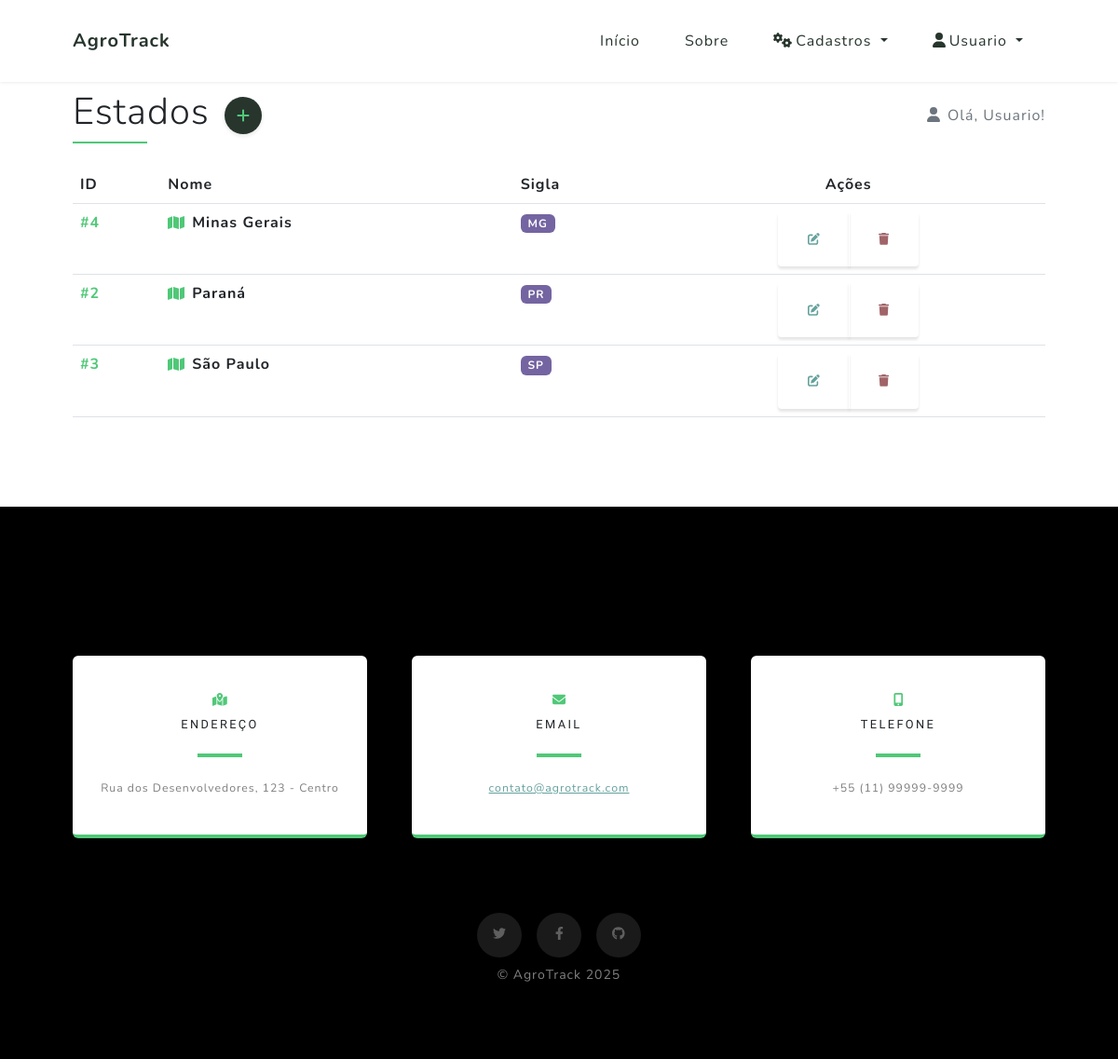
Screenshot of /cadastros/listar/estado/ (signed in) with the database file from the repository.
### cadastros/models.py (models this page shows, shortened)
class Estado(models.Model):
    nome = models.CharField(max_length=100, choices=[(e, e) for e in ESTADOS])
    sigla = models.CharField(max_length=2, choices=[(s, s) for s in SIGLAS])
    class Meta:
        verbose_name = "Estado"
        verbose_name_plural = "Estados"
        ordering = ['nome']

### cadastros/views.py (the view)
# urls.py: path('listar/estado/', EstadoList.as_view(), name='estado-list'),
class EstadoList(LoginRequiredMixin, ListView):
    template_name = 'listas/estado.html'
    model = Estado
    context_object_name = 'estados'
    def get_queryset(self):
        return Estado.objects.all().order_by('nome')

### cadastros/templates/listas/estado.html (shortened to what this page needs)
{% extends "paginasweb/modelo.html" %}
{% load static %}
{% block conteudo %}
<section class="py-5 mt-5">
    <div class="container px-4 px-lg-5">
        <div class="mb-5">
            <div class="mb-4">
                <div class="d-flex align-items-center justify-content-between">
                    <div class="d-flex align-items-center">
                        <h1 class="text-dark fw-light mb-2 me-3">Estados</h1>
                        {% if request.user.is_authenticated %}
                            <a class="btn-add-round" href="{% url 'cadastrar-estado' %}" title="Cadastrar Novo Estado">
                                <i class="fas fa-plus"></i>
                            </a>
                        {% endif %}
                    </div>
                    {% if request.user.is_authenticated %}
                        <div class="text-muted">
                            <i class="fas fa-user me-2"></i>Olá, {{ user.first_name|default:user.username }}!
                        </div>
                    {% endif %}
                </div>
                <div class="border-bottom border-2 border-primary" style="width: 80px;"></div>
            </div>
            {% if request.user.is_authenticated %}
                <div class="table-container">
                    <table class="table table-modern">
                        <thead>
                            <tr>
                                <th>ID</th>
                                <th>Nome</th>
                                <th>Sigla</th>
                                <th class="text-center">Ações</th>
                            </tr>
                        </thead>
                        <tbody>
                            {% for estado in object_list %}
                            <tr>
                                <td class="fw-bold text-primary">#{{ estado.id }}</td>
                                <td>
                                    <div class="d-flex align-items-center">
                                        <i class="fas fa-map text-primary me-2"></i>
                                        <strong>{{ estado.nome }}</strong>
                                    </div>
                                </td>
                                <td>
                                    <span class="badge bg-secondary">{{ estado.sigla }}</span>
                                </td>
                                <td class="text-center">
                                    <div class="btn-group" role="group">
                                        <a href="{% url 'estado-update' estado.id %}"
                                           class="btn btn-outline-primary btn-sm" title="Editar">
                                            <i class="fas fa-edit"></i>
                                        </a>
                                        <a href="{% url 'estado-deletar' estado.id %}"
                                           class="btn btn-outline-danger btn-sm" title="Excluir">
                                            <i class="fas fa-trash"></i>
                                        </a>
                                    </div>
                                </td>
                            </tr>
                            {% endfor %}
                        </tbody>
                    </table>
                </div>
            {% endif %}
        </div>
    </div>
</section>
{% endblock %}

### paginasweb/templates/paginasweb/modelo.html (shortened to what this page needs)
{% load static %}
<!DOCTYPE html>
<html lang="pt-br">
<head>
    <link href="https://cdn.jsdelivr.net/npm/bootstrap@5.3.0/dist/css/bootstrap.min.css" rel="stylesheet">
    <link href="{% static 'css/styles.css' %}" rel="stylesheet">
</head>
<body id="page-top" class="bg-white">
    <nav class="navbar navbar-expand-lg navbar-light fixed-top" id="mainNav">
        <div class="container px-4 px-lg-5">
            <a class="navbar-brand" href="/">AgroTrack</a>
            <div class="collapse navbar-collapse" id="navbarResponsive">
                <ul class="navbar-nav ms-auto">
                    <li class="nav-item"><a class="nav-link" href="/">Início</a></li>
                    <li class="nav-item"><a class="nav-link" href="/sobre/">Sobre</a></li>
                    {% if user.is_authenticated %}
                        <li class="nav-item dropdown">
                            <a class="nav-link dropdown-toggle" href="#" id="navbarDropdown" role="button"
                               data-bs-toggle="dropdown" aria-expanded="false">
                                <i class="fas fa-cogs me-1"></i>Cadastros
                            </a>
                        </li>
                        <li class="nav-item dropdown">
                            <a class="nav-link dropdown-toggle" href="#" id="userDropdown" role="button"
                               data-bs-toggle="dropdown" aria-expanded="false">
                                <i class="fas fa-user me-1"></i>{{ user.first_name|default:user.username }}
                            </a>
                        </li>
                    {% endif %}
                </ul>
            </div>
        </div>
    </nav>
    {% block conteudo %}{% endblock %}
    <footer class="footer bg-black small text-center text-white-50">
        <section class="contact-section bg-black mb-0 pb-0" id="signup">
            <div class="container px-4 px-lg-5">
                <div class="row gx-4 gx-lg-5">
                    <div class="col-md-4 mb-3 mb-md-0">
                        <div class="card py-4 h-100">
                            <div class="card-body text-center">
                                <i class="fas fa-map-marked-alt text-primary mb-2"></i>
                                <h4 class="text-uppercase m-0">Endereço</h4>
                                <hr class="my-4 mx-auto" />
                                <div class="small text-black-50">Rua dos Desenvolvedores, 123 - Centro</div>
                            </div>
                        </div>
                    </div>
                    <div class="col-md-4 mb-3 mb-md-0">
                        <div class="card py-4 h-100">
                            <div class="card-body text-center">
                                <i class="fas fa-envelope text-primary mb-2"></i>
                                <h4 class="text-uppercase m-0">Email</h4>
                                <hr class="my-4 mx-auto" />
                                <div class="small text-black-50">
                                    <a href="#!">contato@agrotrack.com</a>
                                </div>
                            </div>
                        </div>
                    </div>
                    <div class="col-md-4 mb-3 mb-md-0">
                        <div class="card py-4 h-100">
                            <div class="card-body text-center">
                                <i class="fas fa-mobile-alt text-primary mb-2"></i>
                                <h4 class="text-uppercase m-0">Telefone</h4>
                                <hr class="my-4 mx-auto" />
                                <div class="small text-black-50">+55 (11) 99999-9999</div>
                            </div>
                        </div>
                    </div>
                </div>
                <div class="social d-flex justify-content-center mb-0">
                    <a class="mx-2" href="#!"><i class="fab fa-twitter"></i></a>
                    <a class="mx-2" href="#!"><i class="fab fa-facebook-f"></i></a>
                    <a class="mx-2" href="#!"><i class="fab fa-github"></i></a>
                </div>
            </div>
        </section>
        <div class="container px-4 px-lg-5 pt-2 mt-0">&copy; AgroTrack 2025</div>
    </footer>
</body>
</html>

### rows the page displays
Estado: id "4", nome "Minas Gerais", sigla "MG"
Estado: id "2", nome "Paraná", sigla "PR"
Estado: id "3", nome "São Paulo", sigla "SP"

### other values shown
{{ user.first_name|default:user.username }} "Usuario"
